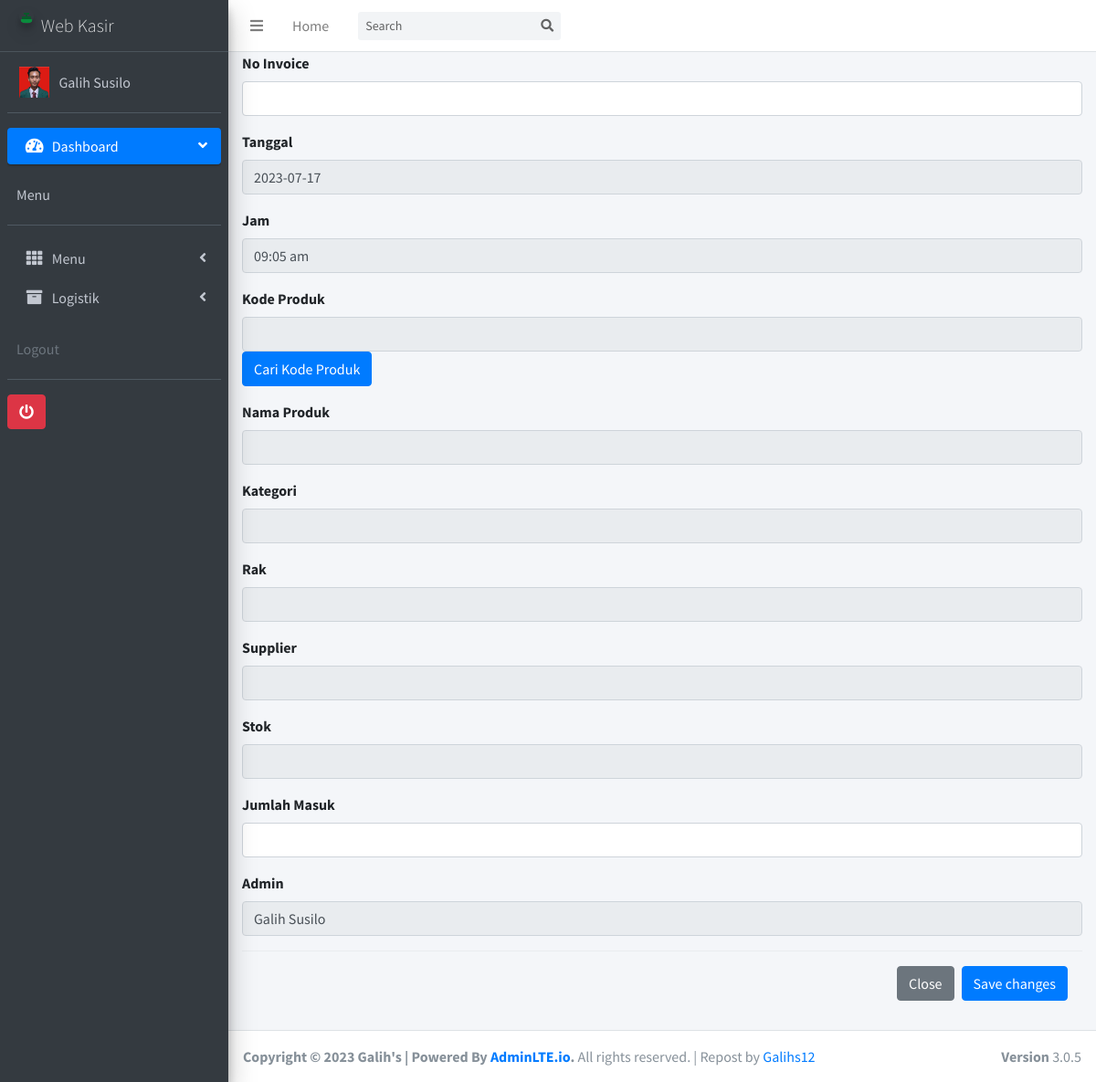
/admin/index.php?m=produkmasuk&s=produkmasuk (signed in), run on the app's committed database.
### tables this page shows
CREATE TABLE `tb_user`  (
  `id` int NOT NULL AUTO_INCREMENT,
  `username` text NOT NULL,
  `password` text NOT NULL,
  `nama` text NOT NULL,
  `level` text NOT NULL,
  `foto` varchar(255) NOT NULL,
  PRIMARY KEY (`id`) USING BTREE
);

### admin/fungsi/fungsi.php (called while the page is built, shortened)
<?php
$koneksi = mysqli_connect('localhost', 'root', '', 'kasir');
function summon_admin()
{
	global $koneksi;
	$id = $_SESSION['idkaskit'];
	return mysqli_query($koneksi, "SELECT * FROM tb_user WHERE id ='$id'");
}
function url()
{
	return $url = "//localhost/galihs_id/vendors/";
}

### admin/modul/produkmasuk/produkmasuk.php (the view, shortened to what this page needs)
<?php include 'comp/header.php'; ?>
 <?php
  $tanggalSekarang = date("Y-m-d");
  $jamSekarang = date("h:i a");
  ?>
<div class="content-wrapper">
		<div class="container-fluid">
			  <div class="col-sm-12">
       <div class="row">
        <div class="col-sm-12 mb-3">
          <div class="well">
            <form action="" method="POST" enctype="multipart/form-data">
  <div class="form-group">
    <label>No Invoice</label>
    <input type="text" class="form-control" id="exampleInputEmail1" autofocus="" name="noinv" aria-describedby="emailHelp">
  </div>
    <div class="form-group">
    <label>Tanggal</label>
    <input type="text" class="form-control" readonly="" id="exampleInputEmail1" name="tanggal" aria-describedby="emailHelp" value="<?= $tanggalSekarang;?>">
  </div>
      <div class="form-group">
    <label>Jam</label>
    <input type="text" name="jam" class="form-control" readonly="" value="<?= $jamSekarang;?>">
  </div>
    <div class="form-group">
    <label>Kode Produk</label>
    <input type="text" class="form-control" id="kdproduk" readonly="" name="kdproduk" aria-describedby="emailHelp"><span class="input-group-btn">
        <button type="button" class="btn btn-primary" data-toggle="modal" data-target="#modal_produk">Cari Kode Produk</button>
        </span>
  </div>
    <div class="form-group">
    <label>Nama Produk</label>
    <input type="text" class="form-control" readonly="" id="nm_produk" name="nm_produk">
  </div>
      <div class="form-group">
    <label>Kategori</label>
  <input type="text" class="form-control" readonly="" id="kategori" name="kategori">
  </div>
    <div class="form-group">
    <label>Rak</label>
    <input type="text" class="form-control" readonly="" id="rak" name="rak">
  </div>
      <div class="form-group">
    <label>Supplier</label>
    <input type="text" class="form-control" readonly="" id="supplier" name="supplier">
  </div>
      <div class="form-group">
    <label>Stok</label>
    <input type="text" class="form-control" readonly="" id="stok" name="stok">
  </div>
      <div class="form-group">
    <label>Jumlah Masuk</label>
    <input type="text" class="form-control" name="jml_masuk">
  </div>
      <div class="form-group">
    <label>Admin</label>
    <input type="text" value="<?= $key['nama'];?>" readonly="" class="form-control" name="admin">
  </div>
      </div>
      <div class="modal-footer">
        <button type="button" class="btn btn-secondary" data-dismiss="modal">Close</button>
        <button type="submit" name="simpan" class="btn btn-primary">Save changes</button>
      </div>
                        </div>
          </div>
        </div>
      </div>
</div>
<?php include 'comp/footer.php'; ?>

### admin/comp/header.php (shortened to what this page needs)
<?php require 'fungsi/fungsi.php'; ?>
<?php foreach (summon_admin() as $key): ?>
<!DOCTYPE html>
<html>
<head>
  <link rel="stylesheet" href="<?= url() ?>plugins/fontawesome-free/css/all.min.css">
  <link rel="stylesheet" href="https://code.ionicframework.com/ionicons/2.0.1/css/ionicons.min.css">
  <link rel="stylesheet" href="<?= url() ?>plugins/tempusdominus-bootstrap-4/css/tempusdominus-bootstrap-4.min.css">
  <link rel="stylesheet" href="<?= url() ?>plugins/icheck-bootstrap/icheck-bootstrap.min.css">
  <link rel="stylesheet" href="<?= url() ?>plugins/jqvmap/jqvmap.min.css">
  <link rel="stylesheet" href="<?= url() ?>dist/css/adminlte.min.css">
  <link rel="stylesheet" href="<?= url() ?>plugins/overlayScrollbars/css/OverlayScrollbars.min.css">
  <link rel="stylesheet" href="<?= url() ?>plugins/daterangepicker/daterangepicker.css">
  <link rel="stylesheet" href="<?= url() ?>plugins/summernote/summernote-bs4.css">
</head>
<body class="hold-transition sidebar-mini layout-fixed">
<div class="wrapper">
  <nav class="main-header navbar navbar-expand navbar-white navbar-light">
    <ul class="navbar-nav">
      <li class="nav-item">
        <a class="nav-link" data-widget="pushmenu" href="#" role="button"><i class="fas fa-bars"></i></a>
      </li>
      <li class="nav-item d-none d-sm-inline-block">
        <a href="index.php" class="nav-link">Home</a>
      </li>
    </ul>
    <form action="" method="POST" class="form-inline ml-3">
      <div class="input-group input-group-sm">
        <input class="form-control form-control-navbar" type="search" name="cari" placeholder="Search" aria-label="Search">
        <div class="input-group-append">
          <button class="btn btn-navbar" name="go" type="submit">
            <i class="fas fa-search"></i>
          </button>
        </div>
      </div>
    </form>
  </nav>
  <aside class="main-sidebar sidebar-dark-primary elevation-4">
    <a href="index.php" class="brand-link">
      <img src="<?= url()?>img/logo_kasir_kita.png" alt="AdminLTE Logo" class="brand-image img-circle elevation-3"
           style="opacity: .8">
      <span class="brand-text font-weight-light">Web Kasir</span>
    </a>
    <div class="sidebar">
      <div class="user-panel mt-3 pb-3 mb-3 d-flex">
        <div class="image">
          <?php
          if ($key['foto']!= '') {
                        echo '<img src="img/'.$key['foto'].'" height="150">';
                      }else{
                        echo '<img src="img/user_logo.png" height="150">';
                      }
           ?>
        </div>
        <div class="info">
          <a href="index.php?m=admin&s=detail" class="d-block" ><?= $key['nama'];?></a>
        </div>
      </div>
      <nav class="mt-2">
        <ul class="nav nav-pills nav-sidebar flex-column" data-widget="treeview" role="menu" data-accordion="false">
          <li class="nav-item has-treeview menu-open">
            <a href="index.php" class="nav-link active">
              <i class="nav-icon fas fa-tachometer-alt"></i>
              <p>
                Dashboard
                <i class="right fas fa-angle-left"></i>
              </p>
            </a>
          <div class="user-panel mt-3 pb-3 mb-3 d-flex">
        <div class="info">
          <a href="#" class="d-block">Menu</a>
        </div>
      </div>
          </li>
          <li class="nav-item has-treeview">
            <a href="#" class="nav-link">
              <i class="nav-icon fas fa-th"></i>
              <p>
                Menu
                <i class="fas fa-angle-left right"></i>
              </p>
            </a>
          </li>
          <li class="nav-item has-treeview">
            <a href="#" class="nav-link">
              <i class="nav-icon fa fa-archive"></i>
              <p>
                Logistik
                <i class="fas fa-angle-left right"></i>
              </p>
            </a>
          </li>
          <div class="user-panel mt-3 pb-3 mb-3 d-flex">
        <div class="info">
          <span class="d-block text-gray">Logout</span>
        </div>
      </div>
      <a href="logout.php"><button class="btn btn-danger"><i class="fa fa-power-off" aria-hidden="true"></i></button></a>
        </ul>
      </nav>
    </div>
  </aside>
  <?php endforeach; ?>

### data on the page
tb_user: foto (picture), nama "Galih Susilo", admin "Galih Susilo"
